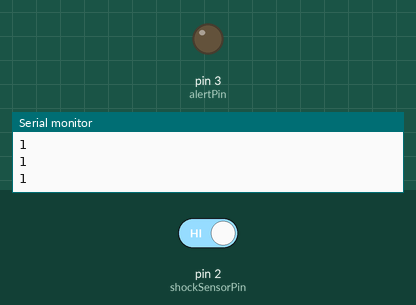
The sketch below on a simulated Arduino Uno, built with avr-gcc and run on an emulated ATmega328P. Shown: output pins drawn as LEDs (lit = HIGH), the last lines printed to the serial monitor. Inputs (shaded band) come from the test bench; at power-on: pin 2 (shockSensorPin) HIGH.

Above: at 1.2 s.
1.3 s: pin 2 (shockSensorPin) driven LOW
At 1.6 s:
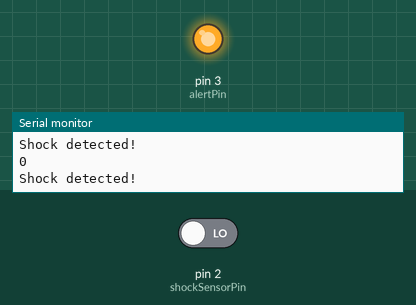
2.8 s: pin 2 (shockSensorPin) driven HIGH
At 4.1 s:
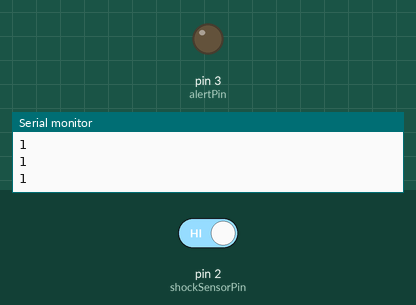
Timing chart, 0 to 5.8 s (numbered marks = the images above; inputs shaded):
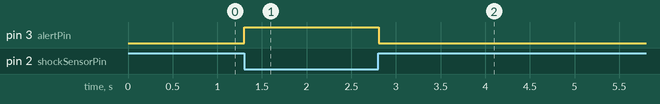

The sketch:

VibrationSensorPrj.ino
```cpp
const int shockSensorPin = 2; // Digital pin connected to the Shock Sensor module
const int alertPin = 3; // Digital pin connected to the Buzzer or LED (optional)

void setup() {
  pinMode(shockSensorPin, INPUT); // Set the Shock Sensor pin as INPUT
  pinMode(alertPin, OUTPUT); // Set the Buzzer or LED pin as OUTPUT (optional)
  digitalWrite(alertPin, LOW); // Turn off the Buzzer or LED initially (optional)
  Serial.begin(9600); // Initialize serial communication for debugging (optional)
}

void loop() {
  int shockValue = digitalRead(shockSensorPin); // Read the digital value from the Shock Sensor
  Serial.println(shockValue);
  if (shockValue == LOW) {
    Serial.println("Shock detected!"); // Display a message when a shock is detected
    // Your custom actions or functions can be added here.
    // For example, you can activate the Buzzer or LED to indicate the shock.
    digitalWrite(alertPin, HIGH); // Turn on the Buzzer or LED (optional)
  } else {
    // No shock detected, turn off the Buzzer or LED (optional)
    digitalWrite(alertPin, LOW); // Turn off the Buzzer or LED (optional)
  }

  delay(100); // Add a small delay to avoid rapid repeated detections
}
```

Measured:
- after the input at 1.3 s, pin 3 (alertPin): LOW → HIGH at once
- after the input at 2.8 s, pin 3 (alertPin): HIGH → LOW at once
